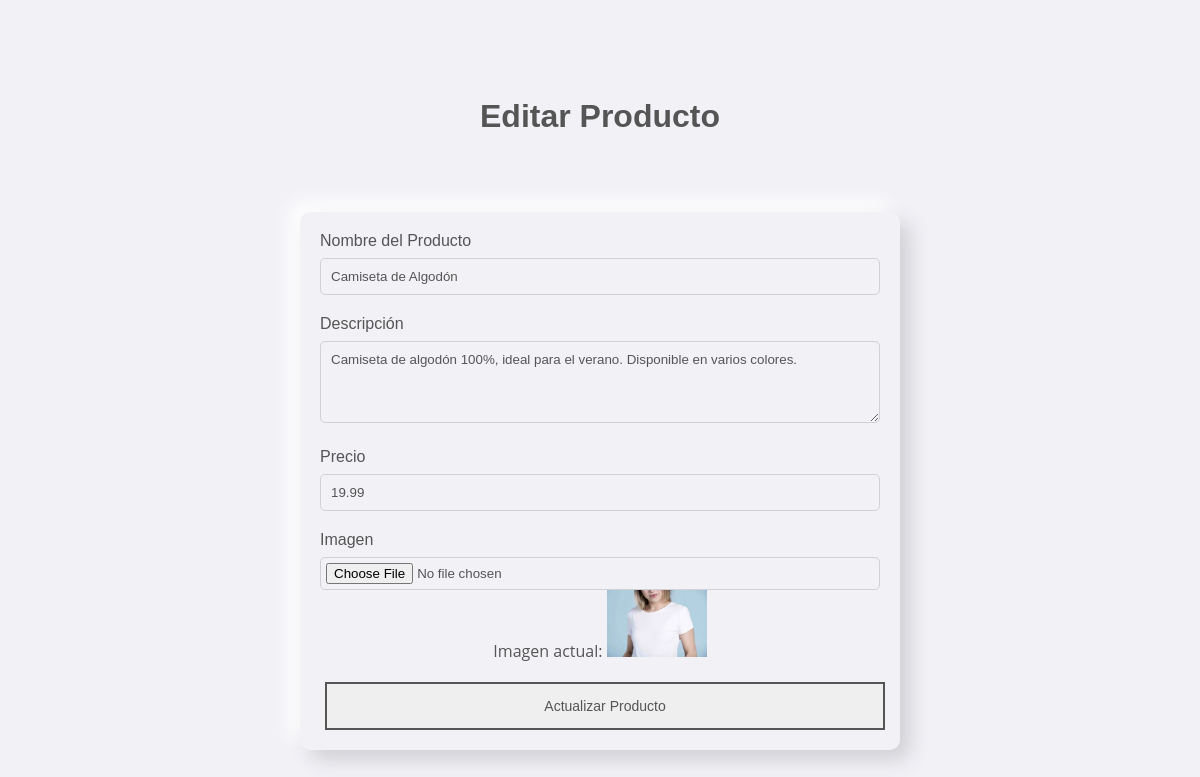
Page /edit_product.php?id=1 on the committed database.
### tables this page shows
CREATE TABLE `productos` (
  `id` int(11) NOT NULL,
  `nombre` varchar(100) NOT NULL,
  `descripcion` text NOT NULL,
  `precio` decimal(10,2) NOT NULL,
  `imagen` varchar(255) NOT NULL
);

### edit_product.php (the view, shortened to what this page needs)
<?php
include('php/conexion.php');
if (isset($_GET['id'])) {
    $id = $_GET['id'];
    $sql = "SELECT * FROM productos WHERE id = $id";
    $result = mysqli_query($conexion, $sql);
    $producto = mysqli_fetch_assoc($result);
}
?>
<!DOCTYPE html>
<html lang="es">
<head>
    <link rel="stylesheet" href="css/style.css">
</head>
<body>
    <header class="header-product">
        <h1>Editar Producto</h1>
    </header>
    <div class="container">
        <?php if (isset($producto)): ?>
        <form action="edit_product.php?id=<?php echo $producto['id']; ?>" method="POST" enctype="multipart/form-data">
            <div class="form-group">
                <label for="nombre">Nombre del Producto</label>
                <input type="text" id="nombre" name="nombre" value="<?php echo $producto['nombre']; ?>" required>
            </div>
            <div class="form-group">
                <label for="descripcion">Descripción</label>
                <textarea id="descripcion" name="descripcion" rows="4" required><?php echo $producto['descripcion']; ?></textarea>
            </div>
            <div class="form-group">
                <label for="precio">Precio</label>
                <input type="number" id="precio" name="precio" value="<?php echo $producto['precio']; ?>" step="0.01" required>
            </div>
            <div class="form-group">
                <label for="imagen">Imagen</label>
                <input type="file" id="imagen" name="imagen" accept="image/*">
                <p>Imagen actual: <img src="images/<?php echo $producto['imagen']; ?>" alt="Imagen actual" width="100"></p>
            </div>
            <button type="submit" name="submit" class="btn-submit">Actualizar Producto</button>
        </form>
        <?php endif; ?>
    </div>
</body>
</html>

### css/style.css (style rules this page uses)
:root { --background-color: #f2f1f6; --text-color: #555; --shadow-dark: #d1d0d5; --shadow-light: #ffffff; --accent-red: #F44336; --accent-green: #4CAF50; --font-primary: 'Poppins', sans-serif; --font-secondary: 'Open Sans', sans-serif; }
* { margin: 0; padding: 0; box-sizing: border-box; }
body { background-color: var(--background-color); font-family: var(--font-secondary); color: var(--text-color); margin: 0; padding: 20px; }
h1 { color: var(--text-color); font-family: var(--font-primary); font-size: 2rem; text-align: center; margin: 10px 5px; }
p { color: var(--text-color); font-family: var(--font-secondary); font-size: 1rem; text-align: center; }
.header-product { height: 24vh; text-align: center; display: flex; flex-direction: column; justify-content: center; align-items: center; }
.container { width: 80%; max-width: 600px; margin: 0 auto; padding: 20px; background-color: var(--background-color); border-radius: 10px; box-shadow: 10px 10px 20px var(--shadow-dark), -10px -10px 20px var(--shadow-light); }
.form-group { margin-bottom: 20px; }
.form-group label { font-family: var(--font-primary); color: var(--text-color); display: block; margin-bottom: 8px; }
.form-group input, .form-group textarea { width: 100%; padding: 10px; border-radius: 5px; border: 1px solid var(--shadow-dark); background-color: var(--background-color); color: var(--text-color); }
.form-group textarea { resize: vertical; font-family: var(--font-primary); }
.form-group input[type="file"] { padding: 5px; }
button.btn-submit { font-family: var(--font-primary); font-size: 14px; padding: 14px; margin: 0 5px; width: 100%; background-color: none; border: 2px solid var(--text-color); cursor: pointer; color: var(--text-color); transition: background 0.3s, color 0.3s; }

### rows in the picture
productos: nombre "Camiseta de Algodón", descripcion "Camiseta de algodón 100%, ideal para el verano. Disponible en varios colores.", precio "19.99", imagen (picture)
